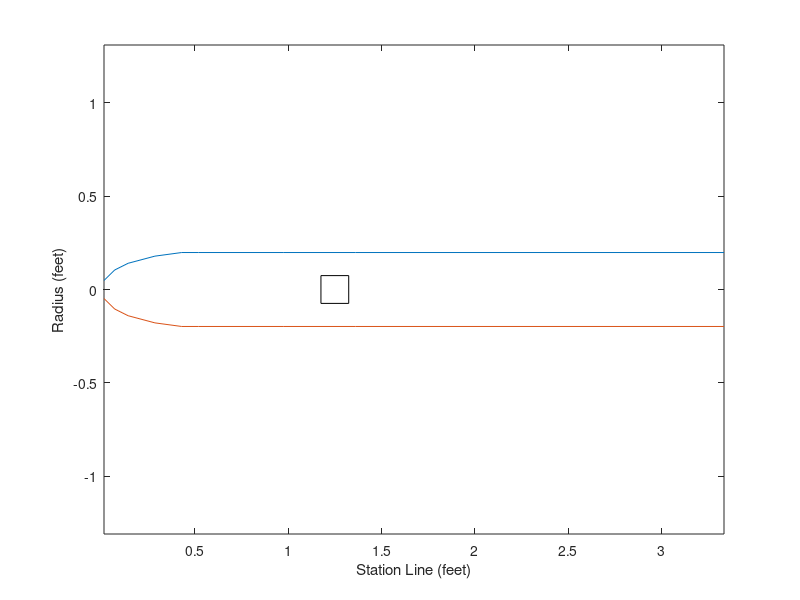
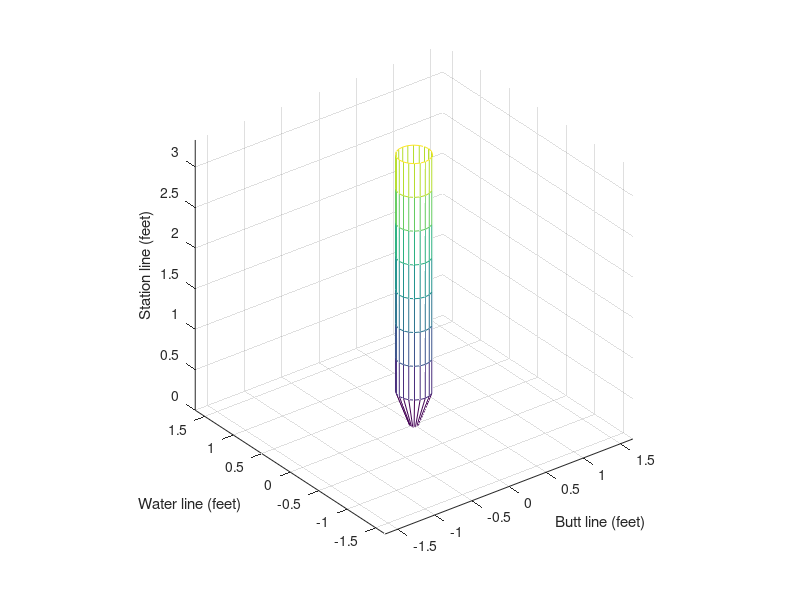

Write the MATLAB code that produced these figures, in order.
%%%%Actual data from SimX_Aircraft/TowBody2.wings file
clear
clc
close all
r = [1.1592 2.509 3.368 4.286 4.750 4.750 4.750 4.750 4.750]/24; %%%%Just fill this out and the code will work
x = [0.172 0.86 1.72 3.440 5.160 6.235 11.722 16.340 40.]/12;
xcg = 15/12;
rcg = 0;

plot(x,r)
hold on
plot(xcg,rcg,'ks','MarkerSize',20)
plot(x,-r)
xlabel('Station Line (feet)')
ylabel('Radius (feet)')
axis equal
%%%%Interpolating at equally spaced points
xinterp = linspace(x(1),x(end),length(x));
rinterp = interp1(x,r,xinterp);

%%%Creating a mesh
[Xg,Yg,Zg] = cylinder(rinterp);
Zg = Zg*x(end);
%%%Plotting the cylinder
figure()
mesh(Xg,Yg,Zg)
xlabel('Butt line (feet)')
ylabel('Water line (feet)')
zlabel('Station line (feet)')
axis equal